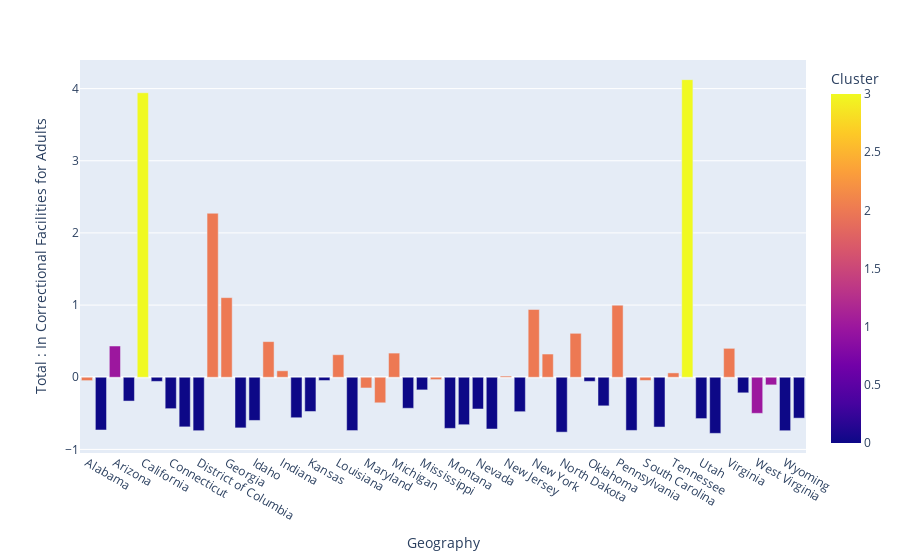

The code cell stored with this chart in its notebook:
### Code cell
createBarChart(runKmeans(df, getX(df), n)[0], x_axis="Geography", y_axis='Total : In Correctional Facilities for Adults')

### Figure 1 — Plotly figure (JSON) as saved in the notebook; plotly's stock layout.template omitted (floating-point values rounded to 4 significant figures)
{"data": [{"alignmentgroup": "True", "hovertemplate": "Geography=%{x}<br>Total : In Correctional Facilities for Adults=%{y}<br>Cluster=%{marker.color}<extra></extra>", "legendgroup": "", "marker": {"color": [2, 0, 1, 0, 3, 0, 0, 0, 0, 2, 2, 0, 0, 2, 2, 0, 0, 0, 2, 0, 2, 2, 2, 0, 0, 2, 0, 0, 0, 0, 2, 0, 2, 2, 0, 2, 0, 0, 2, 0, 2, 0, 2, 3, 0, 0, 2, 0, 1, 1, 0, 0], "coloraxis": "coloraxis", "pattern": {"shape": ""}}, "name": "", "offsetgroup": "", "orientation": "v", "showlegend": false, "textposition": "auto", "type": "bar", "x": ["Alabama", "Alaska", "Arizona", "Arkansas", "California", "Colorado", "Connecticut", "Delaware", "District of Columbia", "Florida", "Georgia", "Hawaii", "Idaho", "Illinois", "Indiana", "Iowa", "Kansas", "Kentucky", "Louisiana", "Maine", "Maryland", "Massachusetts", "Michigan", "Minnesota", "Mississippi", "Missouri", "Montana", "Nebraska", "Nevada", "New Hampshire", "New Jersey", "New Mexico", "New York", "North Carolina", "North Dakota", "Ohio", "Oklahoma", "Oregon", "Pennsylvania", "Rhode Island", "South Carolina", "South Dakota", "Tennessee", "Texas", "Utah", "Vermont", "Virginia", "Washington", "West Virginia", "Wisconsin", "Wyoming", "Puerto Rico"], "xaxis": "x", "y": [-0.04661, -0.7307, 0.4329, -0.3298, 3.943, -0.05726, -0.4353, -0.6875, -0.7407, 2.273, 1.103, -0.7017, -0.5984, 0.4938, 0.08961, -0.561, -0.4743, -0.04522, 0.3124, -0.7386, -0.1484, -0.3542, 0.3349, -0.4297, -0.1753, -0.03259, -0.7084, -0.6578, -0.4398, -0.7173, 0.01657, -0.4772, 0.939, 0.3218, -0.7607, 0.6089, -0.05694, -0.3962, 0.9987, -0.7368, -0.04464, -0.6899, 0.06032, 4.124, -0.5727, -0.7773, 0.4007, -0.2159, -0.5001, -0.1057, -0.7409, -0.5666], "yaxis": "y"}], "layout": {"barmode": "relative", "coloraxis": {"colorbar": {"title": {"text": "Cluster"}}, "colorscale": [[0, "#0d0887"], [0.1111, "#46039f"], [0.2222, "#7201a8"], [0.3333, "#9c179e"], [0.4444, "#bd3786"], [0.5556, "#d8576b"], [0.6667, "#ed7953"], [0.7778, "#fb9f3a"], [0.8889, "#fdca26"], [1, "#f0f921"]]}, "legend": {"tracegroupgap": 0}, "margin": {"t": 60}, "xaxis": {"anchor": "y", "domain": [0, 1], "title": {"text": "Geography"}}, "yaxis": {"anchor": "x", "domain": [0, 1], "title": {"text": "Total : In Correctional Facilities for Adults"}}}}
